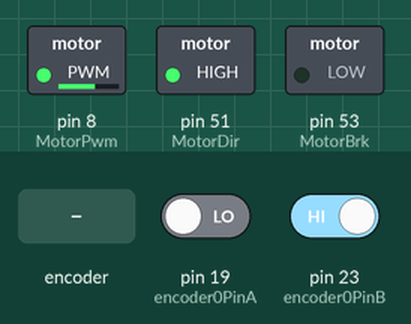
Bench run of a sketch on a simulated Arduino Mega 2560, built with avr-gcc and run on an emulated ATmega2560. Shown: switched loads named in the sketch (green lamp = pin HIGH). The test bench sets the inputs (shaded band); at power-on: pin 19 (encoder0PinA) LOW, pin 23 (encoder0PinB) HIGH. What the sketch prints to the serial monitor is not drawn.

Above: at 1.2 s.
1.3 s: rotary encoder on pin 19 (encoder0PinA) / pin 23 (encoder0PinB) turned 3 steps (first pin leading)
At 1.51 s:
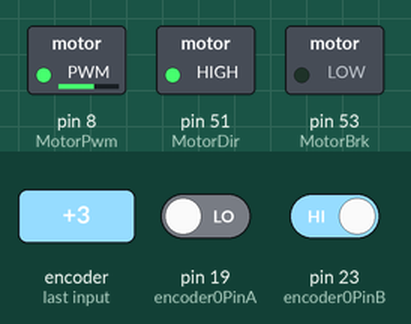
4.9 s: rotary encoder on pin 19 (encoder0PinA) / pin 23 (encoder0PinB) turned 1 step (first pin leading)
At 5.2 s:
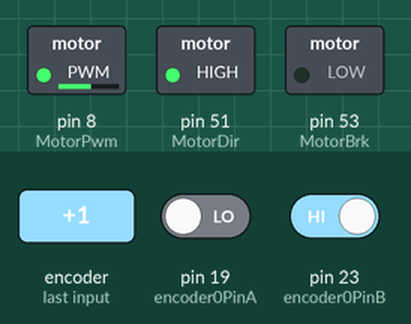
8.1 s: rotary encoder on pin 19 (encoder0PinA) / pin 23 (encoder0PinB) turned 3 steps (first pin leading)
At 8.23 s:
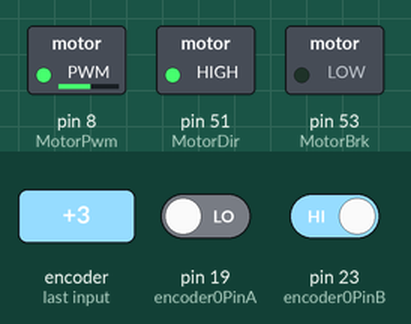
Timing chart, 0 to 11.1 s (numbered marks = the images above; inputs shaded):
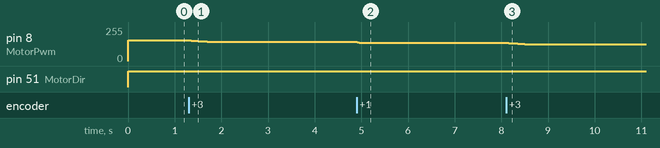

Measured:
- after the input at 1.3 s, pin 8 (MotorPwm): 154/255 → 151/255 after 0.06 s, → 147/255 0.15 s later, → 143/255 0.19 s later
- after the input at 4.9 s, pin 8 (MotorPwm): 143/255 → 138/255 at once
- after the input at 8.1 s, pin 8 (MotorPwm): 138/255 → 134/255 at once, → 129/255 0.21 s later, → 125/255 0.20 s later

The sketch:

encoder-no-lib.ino
```cpp
#include <avr/io.h>
#define F_CPU 16000000UL
#include <util/delay.h>
#include <avr/interrupt.h>


#define encoder0PinA 19

#define encoder0PinB 23


float target = 30;
float error =0 , le = 0;
volatile double t =0 , lt = 0 ,dt =0 ;
float integral=0;
float diff=0;
float pid =0;
volatile double encoder0Pos;
int i =1;
volatile int in;


int MotorDir=51;
int MotorBrk=53;
int MotorPwm=8;


volatile int pwm;


void Forward(int OCR_Value)
{
  if(OCR_Value>0)
  {
  digitalWrite(MotorDir,LOW);
  digitalWrite(MotorBrk,LOW);
    }

  if(OCR_Value<0)
 {
  digitalWrite(MotorDir,HIGH);
  digitalWrite(MotorBrk,LOW);
   }

 analogWrite(MotorPwm,abs(OCR_Value));

}

void Brake()
{
    digitalWrite(MotorBrk,HIGH);
    analogWrite(MotorPwm,0);
}


void PID()
{
  le = error;
  error = target - encoder0Pos;
  integral = integral + error * dt;
  diff = (error - le)/dt;
  pid = 5.5*error +0.0*integral + 0.0*diff;


  pwm = (int)(constrain(pid,-220,220));
 // pwm = map(pwm,-255,255,-180,180);
  pwm = pwm * (-1);
  if (abs(pwm)<15)
     {
       pwm = 0;
     }

}


void setup()
{
  //sei();
  EIMSK = EIMSK | (1<<INT2);
  EICRA = EICRA | (1<<ISC20);//|(1<<ISC21);
  sei();

   pinMode(MotorDir,OUTPUT);
  pinMode(MotorBrk,OUTPUT);
  pinMode(MotorPwm,OUTPUT);

  pinMode(encoder0PinA, INPUT);
  pinMode(encoder0PinB, INPUT);


   Serial.begin (115200);


  // put your setup code here, to run once:

}

void loop()
{

   t = millis()/1000.0;


    PID();

    Forward (pwm);
    Serial.print (" pos  ");
    Serial.print (encoder0Pos);
    Serial.print("      pid  ");
    Serial.print (pid);
    Serial.print("       pwm  ");
    Serial.print (pwm);
    Serial.print("       error ");
    Serial.print(error);
    Serial.print("       dt  ");
    Serial.print(dt);
    Serial.print("       integral ");
    Serial.print(integral);
    Serial.print("       diff ");
    Serial.print(diff);
    Serial.print("       error  ");
    Serial.println(error);


    lt = t;
    t = millis()/1000.0;
    dt = t -lt;

  // put your main code here, to run repeatedly:

}

ISR (INT2_vect)
{
  in = digitalRead(encoder0PinB);

  if (digitalRead(encoder0PinA) == HIGH) {
    // check channel B to see which way encoder is turning
    if (in== 0) {
      encoder0Pos = encoder0Pos + 0.4;         // CW
    }
    else {
      encoder0Pos = encoder0Pos - 0.4;         // CCW
    }
  }
  else   // must be a high-to-low edge on channel A
  {
    // check channel B to see which way encoder is turning
    if (in== 1) {
      encoder0Pos = encoder0Pos + 0.4;          // CW
    }
    else {
      encoder0Pos = encoder0Pos - 0.4;          // CCW
    }
  }


}
```
